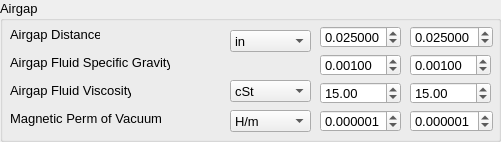
     <widget class="QGroupBox" name="groupBox_17">
      <property name="geometry">
       <rect>
        <x>610</x>
        <y>9</y>
        <width>501</width>
        <height>142</height>
       </rect>
      </property>
      <property name="font">
       <font>
        <pointsize>10</pointsize>
       </font>
      </property>
      <property name="title">
       <string>Airgap</string>
      </property>
      <widget class="QLabel" name="label_34">
       <property name="geometry">
        <rect>
         <x>10</x>
         <y>26</y>
         <width>90</width>
         <height>16</height>
        </rect>
       </property>
       <property name="text">
        <string>Airgap Distance</string>
       </property>
      </widget>
      <widget class="QComboBox" name="R_AirgapRadialLength_unit">
       <property name="geometry">
        <rect>
         <x>230</x>
         <y>30</y>
         <width>81</width>
         <height>22</height>
        </rect>
       </property>
       <item>
        <property name="text">
         <string>in</string>
        </property>
       </item>
       <item>
        <property name="text">
         <string>m</string>
        </property>
       </item>
       <item>
        <property name="text">
         <string>mm</string>
        </property>
       </item>
      </widget>
      <widget class="QDoubleSpinBox" name="R_AirgapRadialLength_1">
       <property name="geometry">
        <rect>
         <x>320</x>
         <y>26</y>
         <width>81</width>
         <height>22</height>
        </rect>
       </property>
       <property name="decimals">
        <number>6</number>
       </property>
       <property name="singleStep">
        <double>0.000100000000000</double>
       </property>
       <property name="value">
        <double>0.025000000000000</double>
       </property>
      </widget>
      <widget class="QDoubleSpinBox" name="R_AirgapRadialLength_2">
       <property name="geometry">
        <rect>
         <x>410</x>
         <y>26</y>
         <width>83</width>
         <height>22</height>
        </rect>
       </property>
       <property name="decimals">
        <number>6</number>
       </property>
       <property name="singleStep">
        <double>0.000100000000000</double>
       </property>
       <property name="value">
        <double>0.025000000000000</double>
       </property>
      </widget>
      <widget class="QLabel" name="label_35">
       <property name="geometry">
        <rect>
         <x>10</x>
         <y>54</y>
         <width>160</width>
         <height>16</height>
        </rect>
       </property>
       <property name="text">
        <string>Airgap Fluid Specific Gravity</string>
       </property>
      </widget>
      <widget class="QDoubleSpinBox" name="R_FluidSpecificGrav_1">
       <property name="geometry">
        <rect>
         <x>320</x>
         <y>54</y>
         <width>81</width>
         <height>22</height>
        </rect>
       </property>
       <property name="decimals">
        <number>5</number>
       </property>
       <property name="singleStep">
        <double>0.000100000000000</double>
       </property>
       <property name="value">
        <double>0.001000000000000</double>
       </property>
      </widget>
      <widget class="QDoubleSpinBox" name="R_FluidSpecificGrav_2">
       <property name="geometry">
        <rect>
         <x>410</x>
         <y>54</y>
         <width>81</width>
         <height>22</height>
        </rect>
       </property>
       <property name="decimals">
        <number>5</number>
       </property>
       <property name="singleStep">
        <double>0.000100000000000</double>
       </property>
       <property name="value">
        <double>0.001000000000000</double>
       </property>
      </widget>
      <widget class="QLabel" name="label_36">
       <property name="geometry">
        <rect>
         <x>10</x>
         <y>82</y>
         <width>121</width>
         <height>16</height>
        </rect>
       </property>
       <property name="text">
        <string>Airgap Fluid Viscosity</string>
       </property>
      </widget>
      <widget class="QComboBox" name="R_FluidKinVisc_unit">
       <property name="geometry">
        <rect>
         <x>230</x>
         <y>80</y>
         <width>81</width>
         <height>22</height>
        </rect>
       </property>
       <item>
        <property name="text">
         <string>cSt</string>
        </property>
       </item>
      </widget>
      <widget class="QDoubleSpinBox" name="R_FluidKinVisc_1">
       <property name="geometry">
        <rect>
         <x>320</x>
         <y>82</y>
         <width>81</width>
         <height>22</height>
        </rect>
       </property>
       <property name="value">
        <double>15.000000000000000</double>
       </property>
      </widget>
      <widget class="QDoubleSpinBox" name="R_FluidKinVisc_2">
       <property name="geometry">
        <rect>
         <x>410</x>
         <y>82</y>
         <width>81</width>
         <height>22</height>
        </rect>
       </property>
       <property name="value">
        <double>15.000000000000000</double>
       </property>
      </widget>
      <widget class="QLabel" name="label_39">
       <property name="geometry">
        <rect>
         <x>10</x>
         <y>110</y>
         <width>151</width>
         <height>16</height>
        </rect>
       </property>
       <property name="text">
        <string>Magnetic Perm of Vacuum</string>
       </property>
      </widget>
      <widget class="QComboBox" name="R_VacMagneticPerm_unit">
       <property name="geometry">
        <rect>
         <x>230</x>
         <y>110</y>
         <width>81</width>
         <height>22</height>
        </rect>
       </property>
       <item>
        <property name="text">
         <string>H/m</string>
        </property>
       </item>
      </widget>
      <widget class="QDoubleSpinBox" name="R_VacMagneticPerm_1">
       <property name="geometry">
        <rect>
         <x>320</x>
         <y>110</y>
         <width>81</width>
         <height>22</height>
        </rect>
       </property>
       <property name="decimals">
        <number>6</number>
       </property>
       <property name="singleStep">
        <double>0.000100000000000</double>
       </property>
       <property name="value">
        <double>0.000001000000000</double>
       </property>
      </widget>
      <widget class="QDoubleSpinBox" name="R_VacMagneticPerm_2">
       <property name="geometry">
        <rect>
         <x>410</x>
         <y>110</y>
         <width>83</width>
         <height>22</height>
        </rect>
       </property>
       <property name="decimals">
        <number>6</number>
       </property>
       <property name="singleStep">
        <double>0.000100000000000</double>
       </property>
       <property name="value">
        <double>0.000001000000000</double>
       </property>
      </widget>
     </widget>
